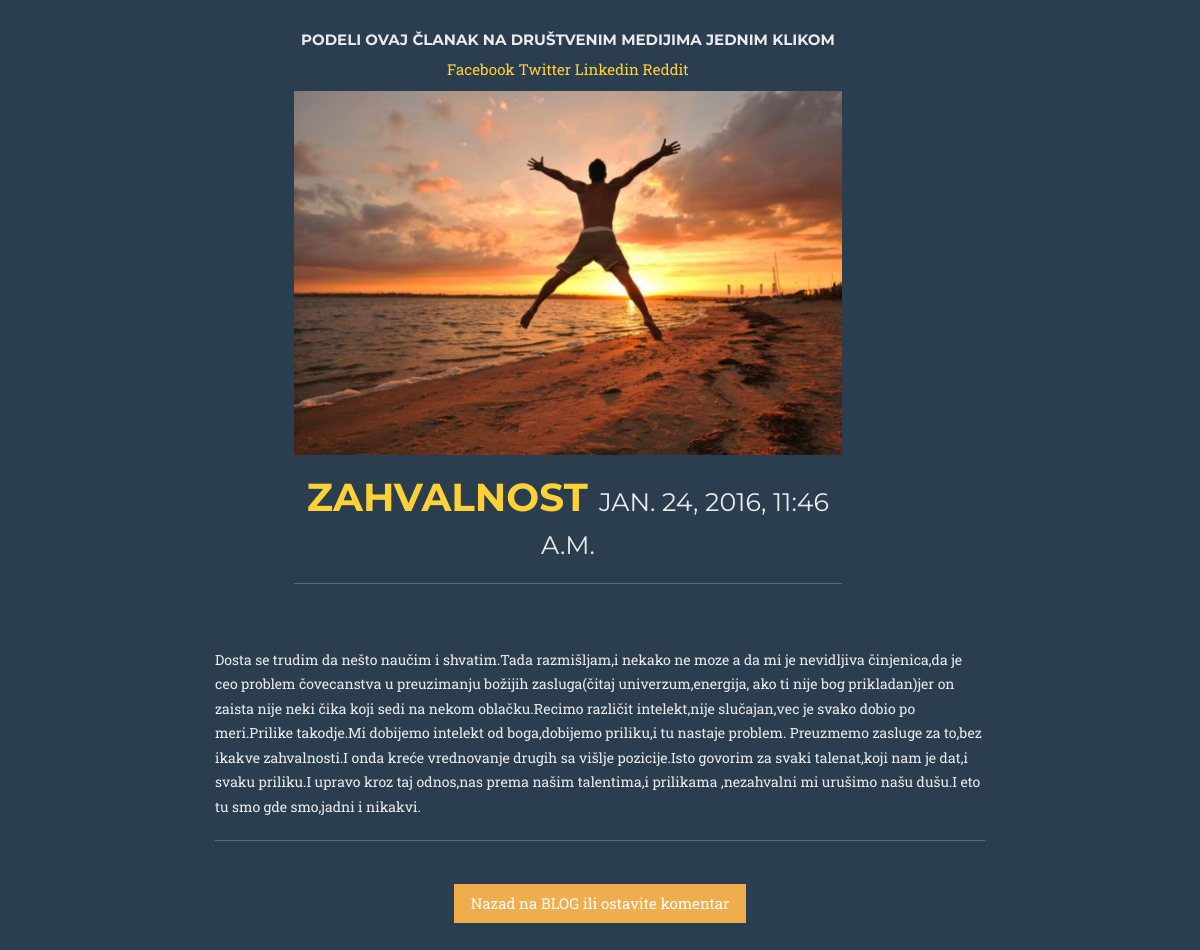
The app's page /posts/18/ with its own data.
### posts/models.py (models this page shows, shortened)
class Post(models.Model):
    title = models.CharField(max_length=60)
    image = models.FileField(null=True,blank=True)
    content = models.TextField(max_length=None)
    updated = models.DateTimeField(auto_now=True,auto_now_add=False)
    timestamp = models.DateTimeField(auto_now=False,auto_now_add=True)

### posts/views.py (the view)
# urls.py: url(r'^(?P<id>\d+)/$', post_detail, name='detail'),
def post_detail(request,id=None):
    instance = get_object_or_404(Post,id=id)
    context = {
        "title":instance.title,
        "instance":instance
    }
    return render(request, 'post_detail.html', context)

### templates/post_detail.html (shortened to what this page needs)
<!DOCTYPE html>
<body>
</body>
<head>
    <link href="/static/css/bootstrap1.min.css" rel="stylesheet">
    <link href="/static/css/agency.css" rel="stylesheet">
    <link href="font-awesome/css/font-awesome.min.css" rel="stylesheet" type="text/css">
</head>
{% block content %}
<div class='col-sm-8 col-sm-offset-2'>
            <div class="col-lg-9 col-lg-offset-1"><center>
            <h5><strong>Podeli ovaj članak na društvenim medijima jednim klikom</strong></h5>
            <a href="https://www.facebook.com/sharer/sharer.php?u={{ request.build_absolute_uri }}">
            Facebook
            </a>
            <a href="https://twitter.com/home?status={{ share_string }}%20{{ request.build_absolute_uri }}">
            Twitter
            </a>
            <a href="https://www.linkedin.com/shareArticle?mini=true&url={{ request.build_absolute_uri }}&title={{ instance.title }}&summary={{ share_string }}&source={{ request.build_absolute_uri }}">
            Linkedin
            </a>
            <a href="http://www.reddit.com/submit?url={{ request.build_absolute_uri }}&title={{ share_string }}.">Reddit</a>
                {% if instance.image %}
                    <center><img src='{{ instance.image.url }}' class='img-responsive' /></center>
                {% endif %}
                <h1><a>{{ title }} <small>{{ instance.timestamp}}</small></a></h1>
<a><div class="fb-like" data-colorscheme="dark" data-href="{{ request.build_absolute_uri }}" data-layout="button_count" data-action="like" data-show-faces="true" data-share="true"></div>
<hr/>
<br/>
<br/>
</a>
</center></div>
<div class='row'>
<div class='col-sm-12'>
{{ instance.content|linebreaks }}
<hr/>
<br/>
<center><a href="/posts/" class="btn btn-warning" role="button">Nazad na BLOG ili ostavite komentar</a></center>
<br/>
<br/>
</div>
</div>
</div>
{% endblock content %}
</body>
</html>

### static/css/agency.css (style rules this page uses)
body { overflow-x:hidden;font-family:"Roboto Slab","Helvetica Neue",Helvetica,Arial,sans-serif }
p { font-size:14px;line-height:1.75 }
a,a:hover,a:focus,a:active,a.active { outline:0 }
a { color:#fed136 }
h1,h2,h3,h4,h5,h6 { font-family:Montserrat,"Helvetica Neue",Helvetica,Arial,sans-serif;text-transform:uppercase;font-weight:700 }
body { webkit-tap-highlight-color:#fed136 }

### records on screen
Post: image (picture), title "ZAHVALNOST", timestamp "JAN. 24, 2016, 11:46 A.M.", content "Dosta se trudim da nešto naučim i shvatim.Tada razmišljam,i nekako ne moze a da mi je nevidljiva činjenica,da je ceo problem čovecanstva u preuzimanju božijih zasluga(čitaj univerzum,energija, ako ti nije bog prikladan)jer on zaista nije neki čika koji sedi na nekom oblačku.Recimo različit intelekt,nije slučajan,vec je svako dobio po meri.Prilike takodje.Mi dobijemo intelekt od boga,dobijemo priliku,i tu nastaje problem. Preuzmemo zasluge za to,bez ikakve zahvalnosti.I onda kreće vrednovanje drugih sa višlje pozicije.Isto govorim za svaki talenat,koji nam je dat,i svaku priliku.I upravo kroz taj odnos,nas prema našim talentima,i prilikama ,nezahvalni mi urušimo našu dušu.I eto tu smo gde…"
